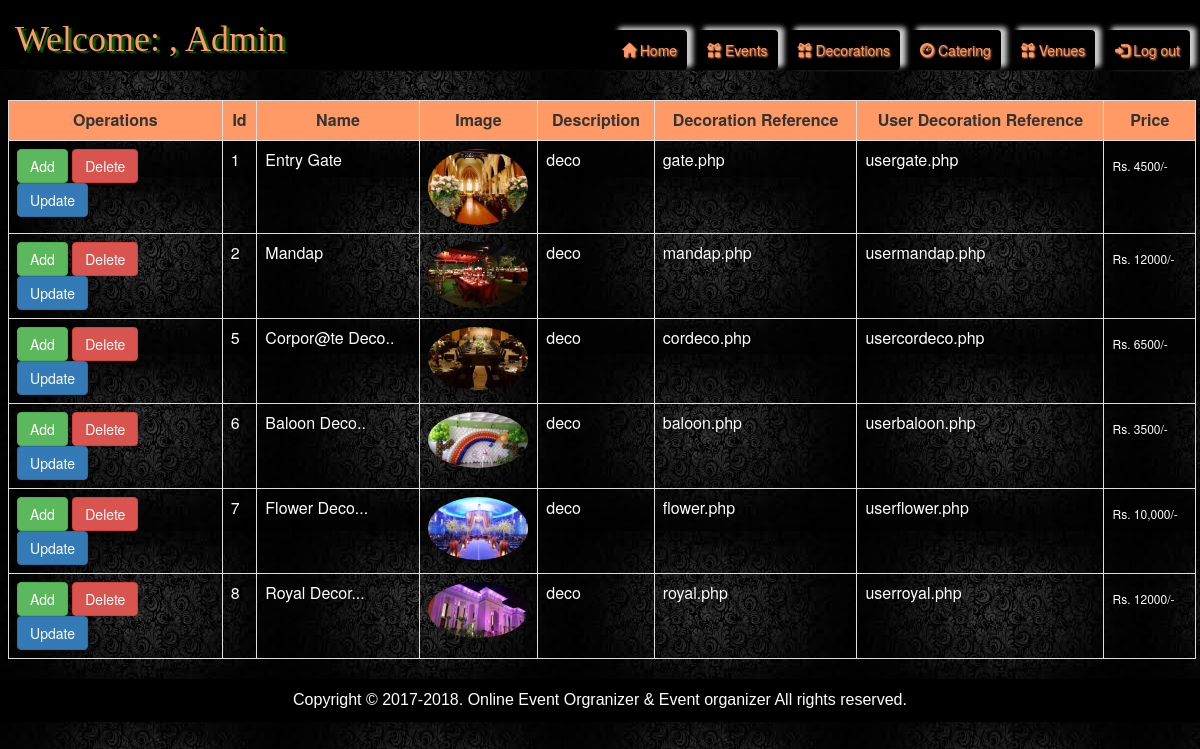
Page /decorationabc.php?success on the committed database.
### tables this page shows
CREATE TABLE IF NOT EXISTS `decoration` (
  `d_id` int(11) NOT NULL AUTO_INCREMENT,
  `d_name` varchar(200) NOT NULL,
  `d_image` varchar(300) NOT NULL,
  `d_descri` varchar(200) NOT NULL,
  `d_ref` varchar(200) NOT NULL,
  `d_uref` varchar(200) NOT NULL,
  `d_price` varchar(200) NOT NULL,
  PRIMARY KEY (`d_id`)
);

### decorationabc.php (the view, shortened to what this page needs)
<link rel="stylesheet" href="bootstrap-3.3.6-dist/css/bootstrap.css" />
<html>
<head>
</head>
<body background="img/ccc.jpg">
<?php
include"adminheader.php";
include"connect.php";
  $res= mysqli_query($con,"select * from decoration")or die(mysqli_error());
?>
<br/><br/><br/>
<table class="table table-bordered table-bordered" style="margin-left:8px;width:99%">
 <tr bgcolor="#FF9966">
   <th><center>Operations</center></th>
   <th><center>Id</center></th>
   <th><center>Name</center></th>
   <th><center>Image</center></th>
   <th><center>Description</center></th>
   <th><center>Decoration Reference</center></th>
   <th><center>User Decoration Reference</center></th>
   <th><center>Price</center></th>
 </tr>
  <?php while($row=mysqli_fetch_array($res)){?>
     <tr style="color:#FFF">
     <td style="width:18%">
     	<a href="adddecoration.php" style="color:#FFF;"><button type="button" class="btn btn-success">Add</button></a>
        <a href="deletedecoration.php?d_id=<?php echo $row[0];?>" style="color:#FFF;"><button type="button" class="btn btn-danger" onClick="del()">Delete</button></a>
        <a href="updatedecoration.php?d_id=<?php echo $row[0];?>" style="color:#FFF;"><button type="button" class="btn btn-primary">Update</button></a></td>
     <td style="text-shadow:#000 0px 0px 1px"><?php echo $row[0];?></td>
     <td style="text-shadow:#000 0px 0px 1px"><?php echo $row[1];?></td>
    <td style="width:10%"><img src='<?php echo $row[2];?>' class="img img-responsive img-circle " width="100" height="100" /></td>
    <td style="text-shadow:#000 0px 0px 1px"><?php echo $row[3];?></td>
    <td style="text-shadow:#000 0px 0px 1px"><?php echo $row[4];?></td>
    <td style="text-shadow:#000 0px 0px 1px"><?php echo $row[5];?></td>
    <td style="text-shadow:#000 0px 0px 1px"><h6><?php echo $row[6];?></h6></td>
     </tr>
  <?php }?>
</table>
<?php include"adminfooter.php";?>
</body>
</html>

### adminheader.php (shortened to what this page needs)
<!DOCTYPE html PUBLIC "-//W3C//DTD XHTML 1.0 Transitional//EN" "http://www.w3.org/TR/xhtml1/DTD/xhtml1-transitional.dtd">
<html xmlns="http://www.w3.org/1999/xhtml">
<head>
<link href="bootstrap-3.3.6-dist/css/bootstrap.min.css" rel="stylesheet"/>
</head>
<body>
<div class="navbar navbar-default navbar-inverse navbar-fixed-top" style="margin-bottom:50px;background:#000; ">
 <div class="container">
  <div class="navbar-header">
	  <h1 style="color:#F96; text-shadow:#060 3px 2px 1px; font-family:'MS Serif', 'New York', serif">Welcome:  <?php echo $_SESSION['my'];?>, Admin</h1>
  </div><br/>
	<div class="nav navbar-nav nav-pills navbar-right">
    <button type="submit" class="btn btn-success navbar-right" style="margin-right:10px; padding:10px; background:#000;box-shadow:#CCC 6px -3px 5px; color:#F96;text-shadow:#F96 1px 1px 2px; border:#000; margin-top:10px; ">
        <span class="glyphicon glyphicon-log-in"></span><a href="adminlogout.php" style="color:#F96; text-decoration:none;"> Log out</a></button>
        <button type="submit" class="btn btn-success navbar-right" style="margin-right:10px; padding:10px; background:#000;box-shadow:#CCC 6px -3px 5px; color:#F96;text-shadow:#F96 1px 1px 2px; border:#000; margin-top:10px; ">
        <span class="glyphicon glyphicon-gift"></span><a href="venueabc.php" style="color:#F96; text-decoration:none;"> Venues</a></button>
		<button type="submit" class="btn btn-success navbar-right" style="margin-right:10px; padding:10px; background:#000;box-shadow:#CCC 6px -3px 5px; color:#F96;text-shadow:#F96 1px 1px 2px; border:#000; margin-top:10px; ">
        <span class="glyphicon glyphicon-dashboard"></span><a href="cateringabc.php" style="color:#F96; text-decoration:none;"> Catering</a></button>
	<button type="submit" class="btn btn-success navbar-right" style="margin-right:10px; padding:10px; background:#000;box-shadow:#CCC 6px -3px 5px; color:#F96;text-shadow:#F96 1px 1px 2px; border:#000; margin-top:10px; ">
        <span class="glyphicon glyphicon-gift"></span><a href="decorationabc.php" style="color:#F96; text-decoration:none;"> Decorations</a></button>
    <button type="submit" class="btn btn-success navbar-right" style="margin-right:10px; padding:10px; background:#000;box-shadow:#CCC 6px -3px 5px; color:#F96;text-shadow:#F96 1px 1px 2px; border:#000; margin-top:10px; ">
        <span class="glyphicon glyphicon-gift"></span><a href="eventabc.php" style="color:#F96; text-decoration:none;"> Events</a></button>
        <button type="submit" class="btn btn-success navbar-right" style="margin-right:10px; padding:10px; background:#000;box-shadow:#CCC 6px -3px 5px; color:#F96;text-shadow:#F96 1px 1px 2px; border:#000; margin-top:10px; ">
        <span class="glyphicon glyphicon-home"></span><a href="admin.php" style="color:#F96; text-decoration:none;"> Home</a></button>
    </div>
    </div>
     </div><br/><br/>
</body>
</html>

### adminfooter.php (shortened to what this page needs)
<!DOCTYPE html PUBLIC "-//W3C//DTD XHTML 1.0 Transitional//EN" "http://www.w3.org/TR/xhtml1/DTD/xhtml1-transitional.dtd">
<html xmlns="http://www.w3.org/1999/xhtml">
<head>
</head>
<body>
<div class="container-fluid" style="background-color:#000">
	<div class="row">
        	<p><center style="color:#FFF; font-size:16px; font-family:Verdana, Geneva, sans-serif;">Copyright &copy; 2017-2018.
          	Online Event Orgranizer
          	&amp; Event organizer
          	All rights reserved.</center>
           </p>
   </div>
</div>
</body>
</html>

### adminheader.php (style rules this page uses)
.container { width:100%; }

### rows in the picture
decoration: d_id "1", d_name "Entry Gate", d_image (picture), d_descri "deco", d_ref "gate.php", d_uref "usergate.php", d_price "Rs. 4500/-"
decoration: d_id "2", d_name "Mandap", d_image (picture), d_descri "deco", d_ref "mandap.php", d_uref "usermandap.php", d_price "Rs. 12000/-"
decoration: d_id "5", d_name "Corpor@te Deco..", d_image (picture), d_descri "deco", d_ref "cordeco.php", d_uref "usercordeco.php", d_price "Rs. 6500/-"
decoration: d_id "6", d_name "Baloon Deco..", d_image (picture), d_descri "deco", d_ref "baloon.php", d_uref "userbaloon.php", d_price "Rs. 3500/-"
decoration: d_id "7", d_name "Flower Deco...", d_image (picture), d_descri "deco", d_ref "flower.php", d_uref "userflower.php", d_price "Rs. 10,000/-"
decoration: d_id "8", d_name "Royal Decor...", d_image (picture), d_descri "deco", d_ref "royal.php", d_uref "userroyal.php", d_price "Rs. 12000/-"
